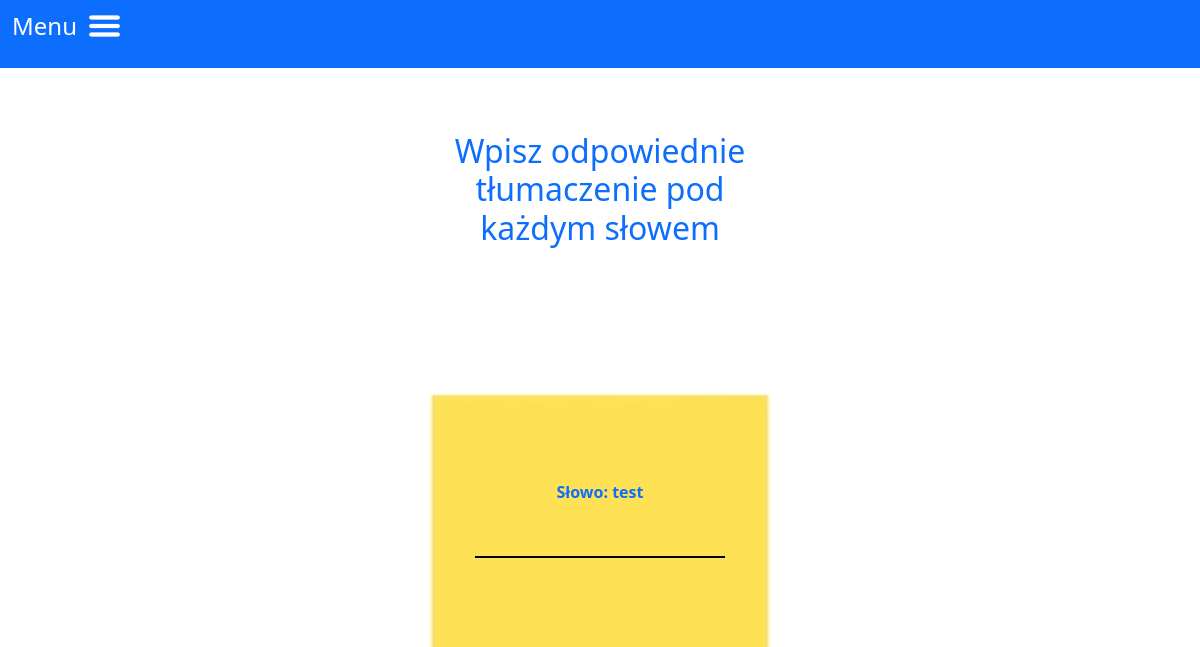
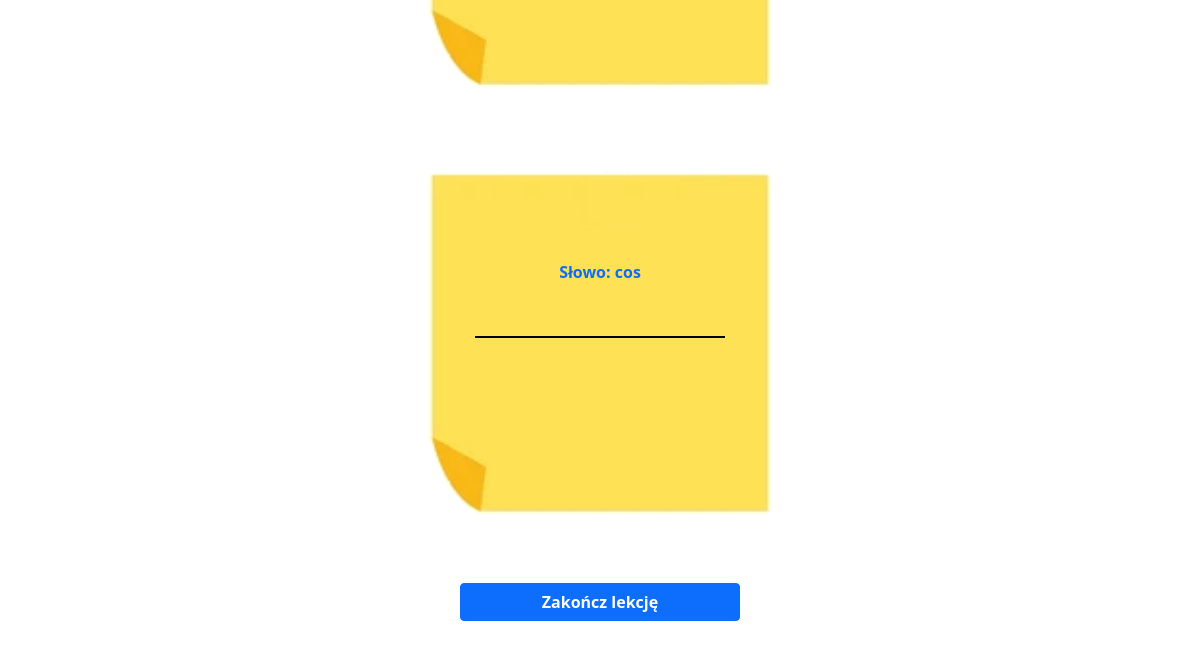
The app's page /lesson/1 (signed in), older data (2 pictures, top to bottom).
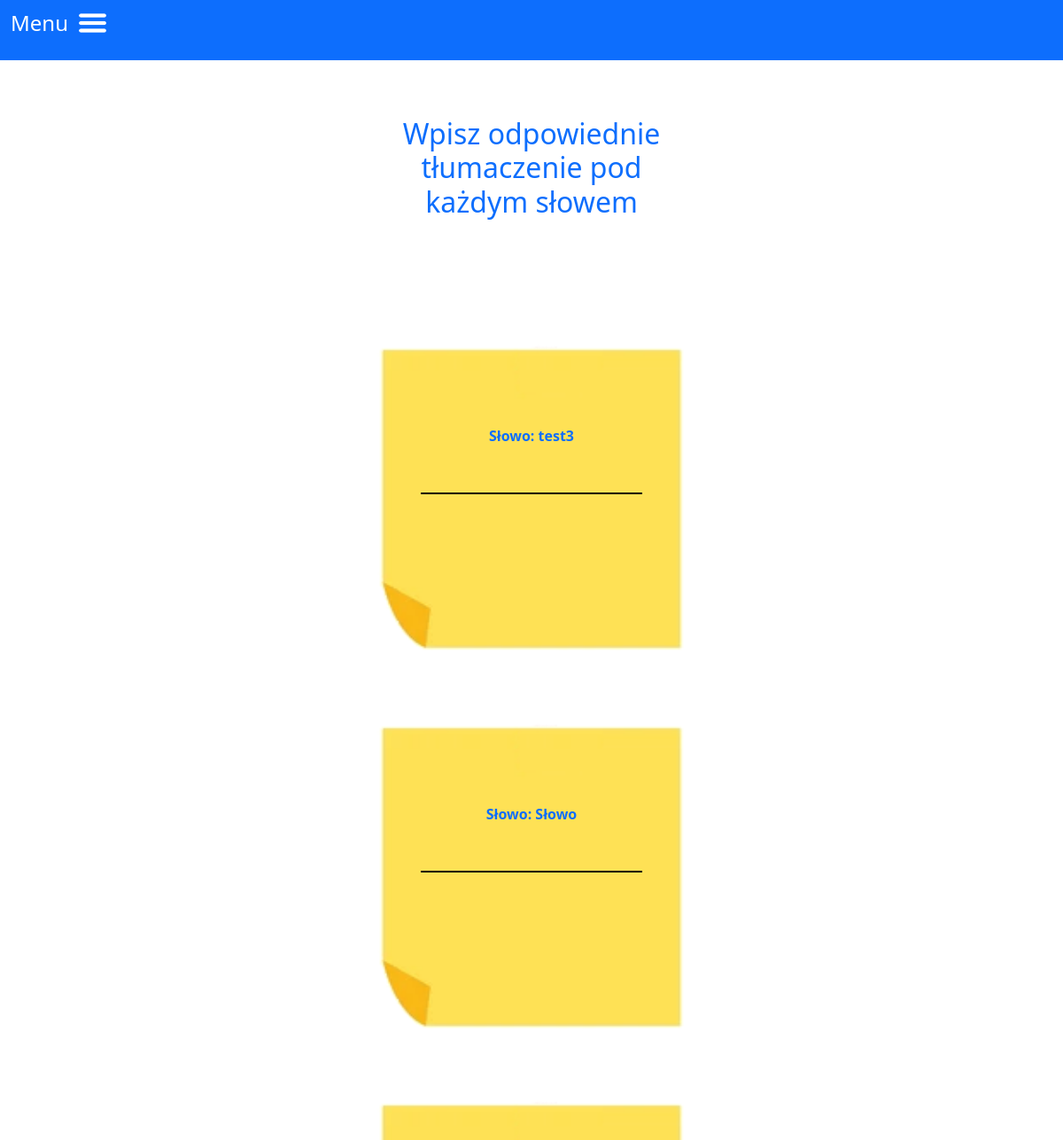
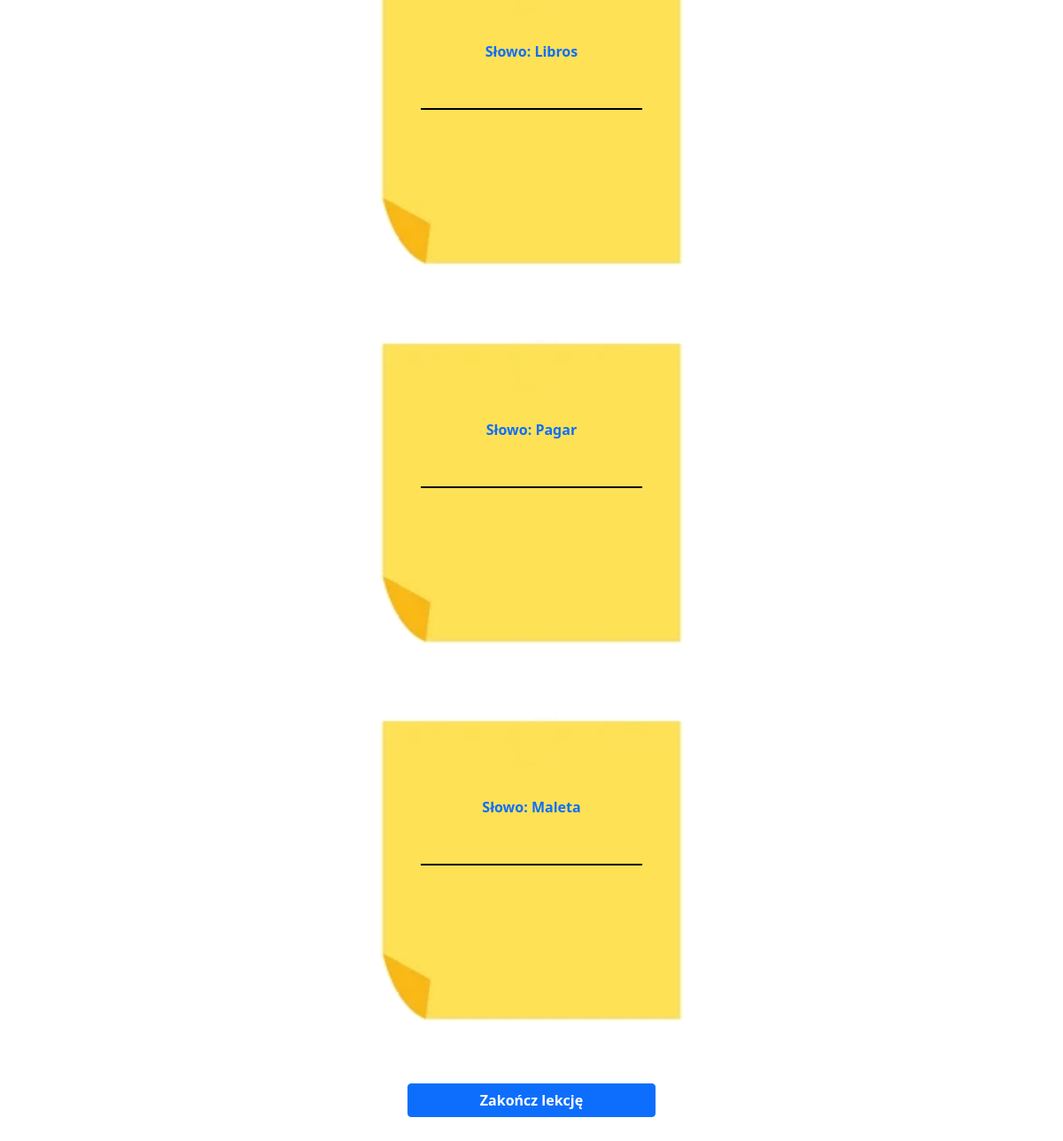
The same page, newer data (2 pictures, top to bottom).
### swbo/models.py (models this page shows)
class cards(db.Model):
    id = db.Column("id", db.Integer, primary_key=True)
    word = db.Column(db.String(60))
    translation = db.Column(db.String(60))
    group_id = db.Column(db.Integer, db.ForeignKey("groups.id"))

### swbo/practice/routes.py (the view, shortened to what this page needs)
@practice.route("/lesson/<group_id>", methods=["GET", "POST"])
def lesson_page(group_id):
    if "logged_in" not in session:
        return redirect(url_for("user.login_page"))
    group = groups.query.filter_by(id=group_id).first()
    if not group:
        return redirect(url_for("practice.practice_page"))
    login_in_session = session["login"]
    user_id = users.query.filter_by(login=login_in_session).first().id
    owner = group.user_id
    if user_id != owner:
        return redirect(url_for("practice.practice_page"))
    cards_list = cards.query.filter_by(group_id=group_id).all()
    if("results" not in session):
        results = ''
        cards_list = shuffle_list(cards_list)
        answers = ''
    else:
        results = session["results"]
        answers = session["answers"]
        session.pop("results")          # so it will display only this one time
        session.pop("answers")
    return render_template("lesson.html", cards=cards_list, results=results, answers=answers)

### swbo/practice/utils.py (called while the page is built)
def swapPositions(list, pos1, pos2):
    list[pos1], list[pos2] = list[pos2], list[pos1]
    return list

def shuffle_list(list):
    for j in range(3):
        for i in range(len(list)):
            randomNumber = rand.randint(0, len(list) - 1)
            list = swapPositions(list, i, randomNumber)
    return list

### swbo/templates/lesson.html (shortened to what this page needs)
{% extends "base.html" %}
{% block content %}
<div class="lesson">
{% if cards %}
    <h2 class="mx-auto my-5 text-center text-primary">Wpisz odpowiednie tłumaczenie pod każdym słowem</h2>
    {% if not results %}
    <div class=" position-relative">
        <form action="#" method="post" class="d-flex align-items-center flex-column w-100 position-relative">
            {% for card in cards %}
                <div class="position-relative card-wrapper">
                  <img src="{{url_for('static', filename='images/sticky_notes1.png')}}" class="w-100"/>
                  <div class="position-relative text-center card-text">
                    <p class="text-primary">Słowo: {{card.word}}</p>
                    <input type="text" class="form-control transparent-input w-50 text-center" id="card-{{card.id}}" name="answer{{card.id}}"/>
                  </div>
                </div>
            {% endfor %}
            <button type="submit" class="btn btn-primary submit-btn">Zakończ lekcję</button>
        </form>
    </div>
    {% endif %}
  {% endif %}
</div>
{% endblock %}

Row changes from the older to the newer data that the page shows:
removed cards: word "test"
removed cards: word "cos"
added cards: word "test3"
added cards: word "Słowo"
added cards: word "Libros"
added cards: word "Pagar"
added cards: word "Maleta"
